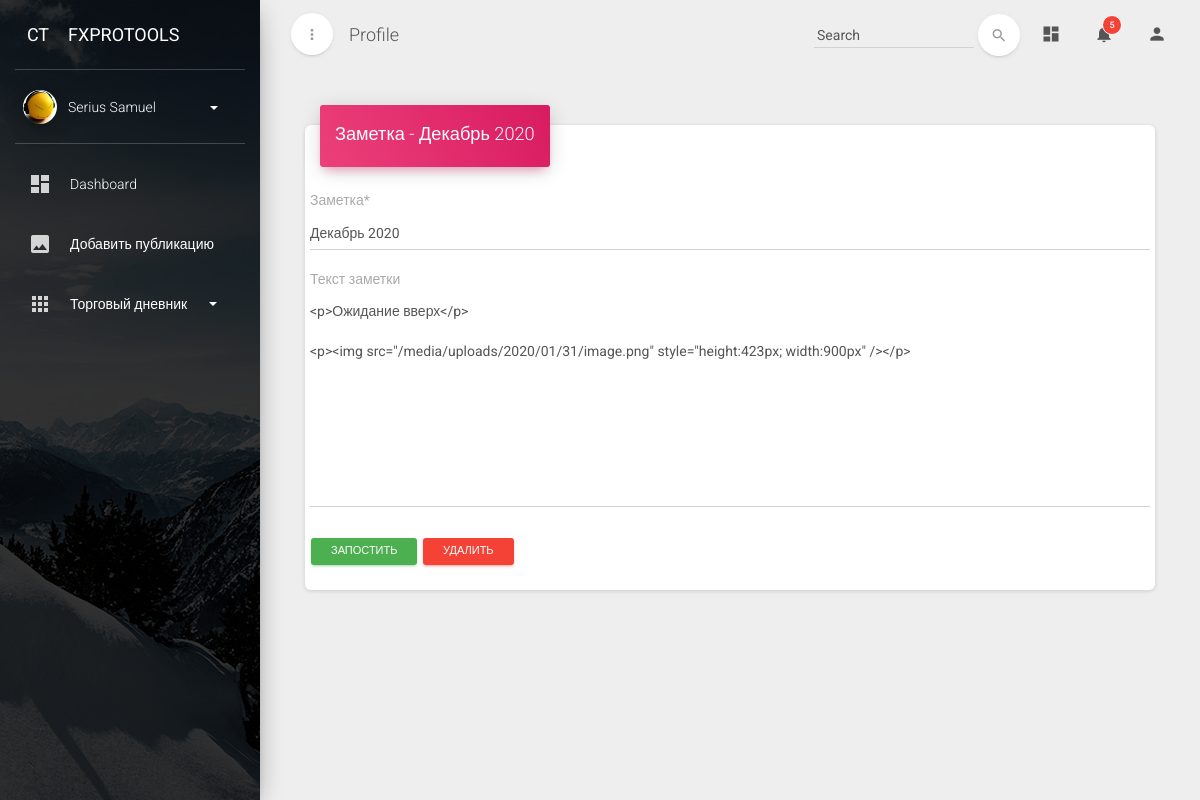
Page /diary/1/3/2/update/ (signed in) on the committed database.
### profiles/models.py (models this page shows, shortened)
class Profile(models.Model):
    user = models.OneToOneField(User, on_delete=models.CASCADE)
    image = models.ImageField(default='default.png', upload_to='profiles_img', verbose_name='Изображение профиля')
    description = models.CharField(max_length=150, default='Пользователь ресурса', blank=True, verbose_name='О себе')
    categiry_learn = models.ForeignKey(CategoryLearnGroup, on_delete=models.SET_NULL, null=True, blank=True,
                                       verbose_name='Группа обучения')
    class Meta:
        verbose_name = 'Профиль пользователя'
        verbose_name_plural = 'Профили пользователей'

### diary/models.py (models this page shows, shortened)
class DiaryNote(models.Model):
    category = models.ForeignKey(DiarySubCategory, on_delete=models.CASCADE, verbose_name='Категория дневника')
    title = models.CharField(max_length=150, db_index=True, default='Новая заметка', verbose_name='Заметка')
    content = RichTextUploadingField(blank=True, verbose_name='Текст заметки')
    create_date = models.DateTimeField(auto_now_add=True, verbose_name='Дата создания')
    update_date = models.DateTimeField(auto_now=True, verbose_name='Дата обновления')
    class Meta:
        verbose_name = 'Заметка'
        verbose_name_plural = 'Заметки'

### diary/views.py (the view, shortened to what this page needs)
# urls.py: path('<int:cat_pk>/<int:sub_pk>/<int:note_pk>/update/', DiaryNoteUpdateView.as_view(), name='diary_note_update'),
class DiaryNoteUpdateView(LoginRequiredMixin, UserPassesTestMixin, UpdateView):
    model = DiaryNote
    fields = ['title', 'content']
    pk_url_kwarg = 'note_pk'
    def test_func(self):
        note = self.get_object()
        if self.request.user == note.category.parent.author:
            return True
        return False

### context_processors/profile_menu.py (called while the page is built)
def menu(request):
    diarycat = DiaryCategory.objects.all()
    return {'categories': diarycat}

### diary/models.py (called while the page is built)
    def get_absolute_url(self):
        return reverse('diary_cat_detail', kwargs={'cat_pk': self.pk})

### templates/diary/diarynote_form.html (shortened to what this page needs)
{% extends 'base_profile.html' %}
{% load crispy_forms_tags %}
{% block content %}
    <div class="content">
        <div class="container-fluid">
            <div class="col-md-12">
                <div class="card">
                    <div class="card-header card-header-text" data-background-color="rose">
                        <h4 class="card-title">Заметка - {{ object.title }} </h4>
                    </div>
                    <div class="card-content">
                        <div class="row">
                            <form method="post" enctype="multipart/form-data">
                                <div class="form-group label-floating">
                                    {{ form|crispy }}
                                </div>
                                <button type="submit" class="btn btn-success btn-sm pull-center">Запостить
                                </button>
                                {% if object %}
                                    <a href="{% url 'diary_note_delete' cat_pk=object.category.parent.id sub_pk=object.category.id note_pk=object.id %}"
                                       type="button" class="btn btn-danger btn-sm">
                                        Удалить
                                    </a>
                                {% endif %}
                            </form>
                        </div>
                    </div>
                </div>
            </div>
        </div>
    </div>
{% endblock %}

### templates/base_profile.html (shortened to what this page needs)
<!doctype html>
{% load static %}
<html lang="en">
<head>
    <link href="{% static 'assets/css/bootstrap.min.css' %}" rel="stylesheet"/>
    <link href="{% static 'assets/css/material-dashboard.css' %}" rel="stylesheet"/>
    <link href="https://maxcdn.bootstrapcdn.com/font-awesome/latest/css/font-awesome.min.css" rel="stylesheet">
</head>
<body>
<div class="wrapper">
    <div class="sidebar" data-active-color="orange" data-background-color="black"
         data-image="{% static 'assets/img/sidebar-1.jpg' %}">
        <div class="logo">
            <a href="{% url 'index' %}" class="simple-text logo-mini">
                CT
            </a>
            <a href="{% url 'index' %}" class="simple-text logo-normal">
                FxProTools
            </a>
        </div>
        <div class="sidebar-wrapper">
            <div class="user">
                <div class="photo">
                    <img src="{{ user.profile.image.url }}"/>
                </div>
                <div class="info">
                    <a data-toggle="collapse" href="#collapseExample" class="collapsed">
                    <span>
                         {{ user.get_full_name }}
                        <b class="caret"></b>
                    </span>
                    </a>
                </div>
            </div>
            <ul class="nav">
                <li>
                    <a href="{% url 'dashboard' %}">
                        <i class="material-icons">dashboard</i>
                        <p> Dashboard </p>
                    </a>
                </li>
                <li>
                    <a href="{% url 'post_create' %}">
                        <i class="material-icons">image</i>
                        <p> Добавить публикацию </p>
                    </a>
                </li>
                <li>
                    <a data-toggle="collapse" href="#componentsExamples">
                        <i class="material-icons">apps</i>
                        <p> Торговый дневник
                            <b class="caret"></b>
                        </p>
                    </a>
                </li>
            </ul>
        </div>
    </div>
    <div class="main-panel">
        <nav class="navbar navbar-transparent navbar-absolute">
            <div class="container-fluid">
                <div class="navbar-minimize">
                    <button id="minimizeSidebar" class="btn btn-round btn-white btn-fill btn-just-icon">
                        <i class="material-icons visible-on-sidebar-regular">more_vert</i>
                    </button>
                </div>
                <div class="navbar-header">
                    <a class="navbar-brand" href="#"> Profile </a>
                </div>
                <div class="collapse navbar-collapse">
                    <ul class="nav navbar-nav navbar-right">
                        <li>
                            <a href="#pablo" class="dropdown-toggle" data-toggle="dropdown">
                                <i class="material-icons">dashboard</i>
                            </a>
                        </li>
                        <li class="dropdown">
                            <a href="#" class="dropdown-toggle" data-toggle="dropdown">
                                <i class="material-icons">notifications</i>
                                <span class="notification">5</span>
                            </a>
                        </li>
                        <li>
                            <a href="#pablo" class="dropdown-toggle" data-toggle="dropdown">
                                <i class="material-icons">person</i>
                            </a>
                        </li>
                    </ul>
                    <form class="navbar-form navbar-right" role="search">
                        <div class="form-group form-search is-empty">
                            <input type="text" class="form-control" placeholder=" Search ">
                        </div>
                        <button type="submit" class="btn btn-white btn-round btn-just-icon">
                            <i class="material-icons">search</i>
                            <div class="ripple-container"></div>
                        </button>
                    </form>
                </div>
            </div>
        </nav>
        {% block content %}
        {% endblock %}
    </div>
</div>
</body>
</html>

### rows in the picture
DiaryNote: title "Декабрь 2020", content "<p>Ожидание вверх</p> <p><img src=\"/media/uploads/2020/01/31/image.png\" style=\"height:423px; width:900px\" /></p>"

### other values in the picture
{{ user.get_full_name }} "Serius Samuel"
